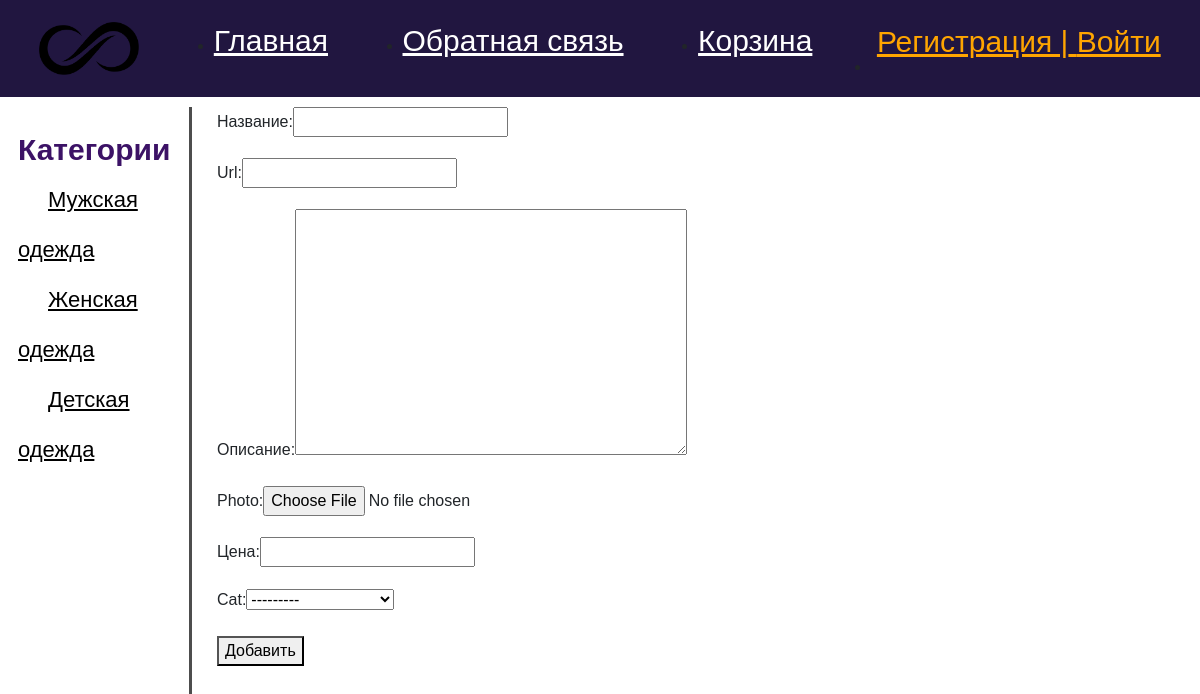
The page /add_product on the database its author committed.
### main/models.py (models this page shows)
class Category(models.Model):
    name = models.CharField(max_length=255, db_index=True)
    slug = models.SlugField(max_length=255, db_index=True, verbose_name='url', unique=True)
    def __str__(self):
        return self.name
    def get_absolute_url(self):
        return reverse('cats', kwargs={'cat_slug': self.slug})

### main/views.py (the view)
# urls.py: path('add_product', add_product, name='add_product')
def add_product(request):
    if request.method == 'POST':
        form = AddProductForm(request.POST, request.FILES)
        if form.is_valid():
            form.save()
            return redirect('home')
    else:
        form = AddProductForm()
    context = {
        'menu': menu,
        'form': form
    }
    return render(request, 'main/add_product.html', context=context)

### main/forms.py
class AddProductForm(forms.ModelForm):
    class Meta:
        model = Product
        fields = ['title', 'slug', 'content','photo', 'price', 'cat']

### main/templatetags/main_tags.py (called while the page is built)
@register.inclusion_tag('main/list_categories.html')
def show_categories():
    cats = Category.objects.all()
    return {'cats': cats}

### main/templates/main/add_product.html (shortened to what this page needs)
{% extends 'main/layout.html' %}
{% block content %}
    <form action="{% url 'add_product' %}" method="post" enctype="multipart/form-data">
{% for f in form %}
<p><label class="form-label" for="{{ f.id_for_label }}">{{f.label}}: </label>{{ f }}</p>
{% endfor %}
    <button type="submit">Добавить</button>
</form>
{% endblock %}

### main/templates/main/list_categories.html
{% for c in cats %}
		<li><a href="{{ c.get_absolute_url }}">{{c.name}}</a></li>
{% endfor %}

### main/static/main/css/style.css (style rules this page uses)
html, body { font-family: 'Arial' }
.cats a { color: black; }

### rows shown on the page
Category: name "Мужская одежда"
Category: name "Женская одежда"
Category: name "Детская одежда"

### other values the page prints
{{ m.title }} "Главная" "Обратная связь" "Корзина"
{{ f.label }} "Название" "Url" "Описание" "Photo" "Цена" "Cat"
